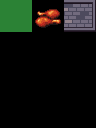

Below is a game level as drawn by its tile map, then a one-line description and the .tmx file that defines it, in full:
An orthogonal 3x4 tile map with 32x32 px tiles, 1 tile layer (patrones test), 3 tilesets and 1 object.

<map version="1.0" orientation="orthogonal" width="3" height="4" tilewidth="32" tileheight="32">
 <tileset firstgid="1" name="terrain_atlas" tilewidth="32" tileheight="32">
  <image source="../maps/tilesets/terrain_atlas.png" width="1024" height="1024" />
 </tileset>
 <tileset firstgid="1025" name="obj_misk_atlas" tilewidth="32" tileheight="32">
  <image source="../maps/tilesets/obj_misk_atlas.png" width="1024" height="1024" />
 </tileset>
 <tileset firstgid="2049" name="build_atlas" tilewidth="32" tileheight="32">
  <image source="../maps/tilesets/build_atlas.png" width="1024" height="1024" />
 </tileset>
 <layer name="patrones test" width="3" height="4">
  <data>
   <tile gid="801" />
   <tile gid="1794" />
   <tile gid="2438" />
   <tile gid="0" />
   <tile gid="0" />
   <tile gid="0" />
   <tile gid="0" />
   <tile gid="0" />
   <tile gid="0" />
   <tile gid="0" />
   <tile gid="0" />
   <tile gid="0" />
  </data>
 </layer>
 <objectgroup name="objetos test" width="3" height="4">
  <object gid="1955" x="32" y="92" />
 </objectgroup>
</map>
